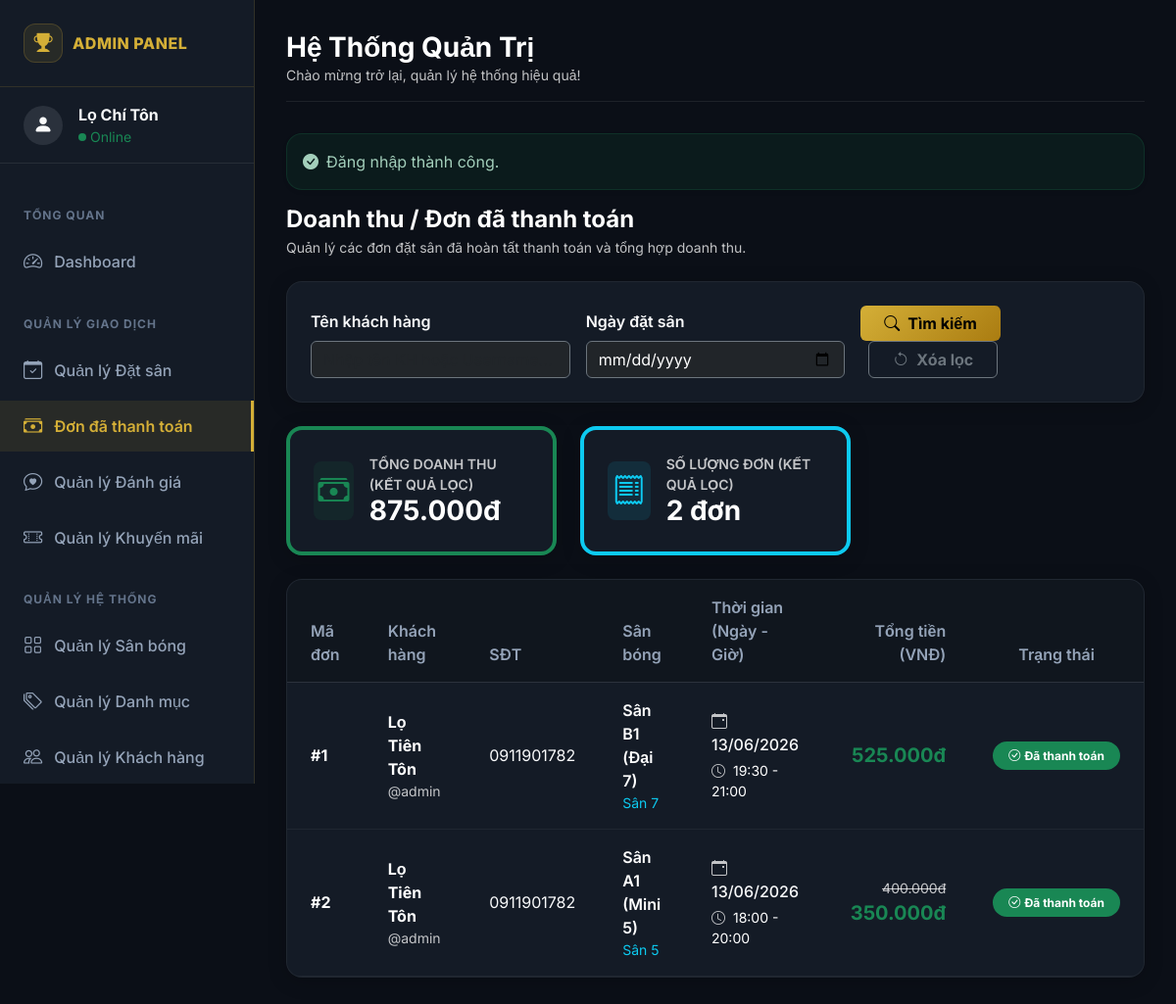
Screenshot of /index.php?controller=booking&action=paidBookings (signed in) with the database file from the repository.
### tables this page shows
CREATE TABLE IF NOT EXISTS `bookings` (
  `id` int NOT NULL AUTO_INCREMENT,
  `user_id` int DEFAULT NULL,
  `voucher_id` int DEFAULT NULL,
  `pitch_id` int NOT NULL,
  `customer_name` varchar(255) NOT NULL,
  `customer_phone` varchar(20) NOT NULL,
  `booking_date` date NOT NULL,
  `start_time` time NOT NULL,
  `end_time` time NOT NULL,
  `total_price` decimal(12,2) NOT NULL DEFAULT '0.00',
  `discount_amount` decimal(10,2) NOT NULL DEFAULT '0.00',
  `status` enum('PENDING','CONFIRMED','CANCELLED','PAID') NOT NULL DEFAULT 'PENDING',
  `created_at` timestamp NULL DEFAULT CURRENT_TIMESTAMP,
  PRIMARY KEY (`id`),
  KEY `fk_bookings_user` (`user_id`),
  KEY `fk_bookings_pitch` (`pitch_id`)
);

CREATE TABLE IF NOT EXISTS `users` (
  `id` int NOT NULL AUTO_INCREMENT,
  `username` varchar(50) NOT NULL,
  `password_hash` varchar(255) NOT NULL,
  `fullname` varchar(255) NOT NULL,
  `phone` varchar(20) NOT NULL,
  `role` enum('customer','admin') NOT NULL DEFAULT 'customer',
  `created_at` timestamp NULL DEFAULT CURRENT_TIMESTAMP,
  `status` enum('active','locked') NOT NULL DEFAULT 'active',
  PRIMARY KEY (`id`),
  UNIQUE KEY `username` (`username`)
);

CREATE TABLE IF NOT EXISTS `pitches` (
  `id` int NOT NULL AUTO_INCREMENT,
  `name` varchar(255) NOT NULL,
  `category_id` int NOT NULL,
  `price_per_hour` decimal(10,2) NOT NULL,
  `status` enum('active','maintenance') NOT NULL DEFAULT 'active',
  `created_at` timestamp NULL DEFAULT CURRENT_TIMESTAMP,
  `image` varchar(255) DEFAULT NULL,
  PRIMARY KEY (`id`),
  KEY `fk_pitches_category` (`category_id`)
);

CREATE TABLE IF NOT EXISTS `categories` (
  `id` int NOT NULL AUTO_INCREMENT,
  `name` varchar(255) NOT NULL,
  `description` text,
  `created_at` timestamp NULL DEFAULT CURRENT_TIMESTAMP,
  PRIMARY KEY (`id`)
);

### app/controllers/BookingController.php (called while the page is built, shortened)
<?php
require_once dirname(__DIR__) . '/models/Booking.php';
class BookingController {
    private $bookingModel;
    public function __construct() {
        $this->bookingModel = new Booking();
    }
    public function paidBookings() {
        $searchName = trim($_GET['search'] ?? '');
        $filterDate = trim($_GET['date'] ?? '');
        $paidBookings = $this->bookingModel->getPaidBookings($searchName, $filterDate);
        $totalRevenue = 0;
        foreach ($paidBookings as $b) {
            $totalRevenue += (float)$b['total_price'];
        }
        include dirname(__DIR__) . '/views/layouts/admin_header.php';
        include dirname(__DIR__) . '/views/admin/paid_bookings.php';
        include dirname(__DIR__) . '/views/layouts/admin_footer.php';
    }
}

### app/models/Database.php (called while the page is built)
<?php
class Database {
    private static $instance = null;
    private $conn;
    private function __construct() {
        $host = DB_HOST;
        $db   = DB_NAME;
        $user = DB_USER;
        $pass = DB_PASS;
        $charset = 'utf8mb4';
        $dsn = "mysql:host=$host;dbname=$db;charset=$charset";
        $options = [
            PDO::ATTR_ERRMODE            => PDO::ERRMODE_EXCEPTION,
            PDO::ATTR_DEFAULT_FETCH_MODE => PDO::FETCH_ASSOC,
            PDO::ATTR_EMULATE_PREPARES   => false,
        ];
        try {
            $this->conn = new PDO($dsn, $user, $pass, $options);
        } catch (PDOException $e) {
            throw new PDOException($e->getMessage(), (int)$e->getCode());
        }
    }
    public static function getInstance() {
        if (self::$instance === null) {
            self::$instance = new Database();
        }
        return self::$instance;
    }
    public function getConnection() {
        return $this->conn;
    }
}

### app/models/Booking.php (called while the page is built, shortened)
<?php
require_once dirname(__DIR__) . '/models/Database.php';
class Booking {
    private $conn;
    private $table_name = 'bookings';
    public function __construct() {
        $database = Database::getInstance();
        $this->conn = $database->getConnection();
    }
    public function getPaidBookings($searchName = '', $filterDate = '') {
        $query = "SELECT b.id, b.booking_date, b.start_time, b.end_time, b.total_price, b.status, b.created_at,
                         b.customer_name, b.customer_phone, b.discount_amount, b.voucher_id,
                         p.name AS pitch_name, c.name AS pitch_type,
                         u.username AS user_username
                  FROM " . $this->table_name . " b
                  INNER JOIN pitches p ON p.id = b.pitch_id
                  LEFT JOIN categories c ON p.category_id = c.id
                  LEFT JOIN users u ON u.id = b.user_id
                  WHERE b.status = 'PAID'";
        $params = [];
        $query .= " ORDER BY b.booking_date DESC, b.start_time DESC";
        $stmt = $this->conn->prepare($query);
        $stmt->execute($params);
        return $stmt->fetchAll();
    }
}

### app/views/admin/paid_bookings.php (the view, shortened to what this page needs)
<div class="d-flex flex-wrap align-items-center justify-content-between gap-2 mb-4">
    <div>
        <h4 class="fw-bold text-white mb-1">Doanh thu / Đơn đã thanh toán</h4>
        <div class="text-muted small">Quản lý các đơn đặt sân đã hoàn tất thanh toán và tổng hợp doanh thu.</div>
    </div>
</div>
<div class="admin-card mb-4 p-4">
    <form method="GET" action="<?= BASE_URL ?>index.php" class="row g-3 align-items-end">
        <div class="col-md-4">
            <label for="search" class="form-label text-light fw-semibold">Tên khách hàng</label>
            <input type="text" class="form-control bg-dark text-white border-secondary" id="search" name="search" value="<?= htmlspecialchars($_GET['search'] ?? '', ENT_QUOTES, 'UTF-8') ?>" placeholder="Nhập tên KH hoặc Username...">
        </div>
        <div class="col-md-4">
            <label for="date" class="form-label text-light fw-semibold">Ngày đặt sân</label>
            <input type="date" class="form-control bg-dark text-white border-secondary" id="date" name="date" value="<?= htmlspecialchars($_GET['date'] ?? '', ENT_QUOTES, 'UTF-8') ?>">
        </div>
        <div class="col-md-4">
            <button type="submit" class="btn btn-gold fw-bold px-4"><i class="bi bi-search me-2"></i>Tìm kiếm</button>
            <a href="<?= BASE_URL ?>index.php?controller=booking&action=paidBookings" class="btn btn-outline-secondary fw-bold px-4 ms-2"><i class="bi bi-arrow-counterclockwise me-2"></i>Xóa lọc</a>
        </div>
    </form>
</div>
<div class="row mb-4">
    <div class="col-md-4">
        <div class="admin-card p-4 d-flex align-items-center gap-3 border-start border-4 border-success">
            <div class="bg-success bg-opacity-10 text-success rounded-3 d-flex align-items-center justify-content-center" style="width: 60px; height: 60px;">
                <i class="bi bi-cash-stack fs-2"></i>
            </div>
            <div>
                <div class="text-muted fw-semibold small text-uppercase">Tổng doanh thu (Kết quả lọc)</div>
                <h3 class="fw-bold text-white mb-0"><?= number_format($totalRevenue, 0, ',', '.') ?>đ</h3>
            </div>
        </div>
    </div>
    <div class="col-md-4">
        <div class="admin-card p-4 d-flex align-items-center gap-3 border-start border-4 border-info">
            <div class="bg-info bg-opacity-10 text-info rounded-3 d-flex align-items-center justify-content-center" style="width: 60px; height: 60px;">
                <i class="bi bi-receipt fs-2"></i>
            </div>
            <div>
                <div class="text-muted fw-semibold small text-uppercase">Số lượng đơn (Kết quả lọc)</div>
                <h3 class="fw-bold text-white mb-0"><?= count($paidBookings) ?> đơn</h3>
            </div>
        </div>
    </div>
</div>
<div class="admin-card overflow-hidden">
    <div class="table-responsive">
        <table class="table table-dark table-hover mb-0 align-middle">
            <thead>
                <tr>
                    <th scope="col" class="px-4 py-3">Mã đơn</th>
                    <th scope="col" class="px-4 py-3">Khách hàng</th>
                    <th scope="col" class="px-4 py-3">SĐT</th>
                    <th scope="col" class="px-4 py-3">Sân bóng</th>
                    <th scope="col" class="px-4 py-3">Thời gian (Ngày - Giờ)</th>
                    <th scope="col" class="px-4 py-3 text-end">Tổng tiền (VNĐ)</th>
                    <th scope="col" class="px-4 py-3 text-center">Trạng thái</th>
                </tr>
            </thead>
            <tbody>
                <?php if (empty($paidBookings)): ?>
                    <tr>
                        <td colspan="7" class="text-center py-5 text-muted">
                            <i class="bi bi-inbox fs-1 d-block mb-3 opacity-50"></i>
                            Không tìm thấy đơn hàng đã thanh toán nào phù hợp.
                        </td>
                    </tr>
                <?php else: ?>
                    <?php foreach ($paidBookings as $b): ?>
                        <tr>
                            <td class="px-4 py-3 fw-bold text-gold">#<?= $b['id'] ?></td>
                            <td class="px-4 py-3">
                                <div class="fw-bold text-white"><?= htmlspecialchars($b['customer_name'], ENT_QUOTES, 'UTF-8') ?></div>
                                <?php if ($b['user_username']): ?>
                                    <div class="small text-muted">@<?= htmlspecialchars($b['user_username'], ENT_QUOTES, 'UTF-8') ?></div>
                                <?php else: ?>
                                    <div class="small text-secondary">Khách vãng lai</div>
                                <?php endif; ?>
                            </td>
                            <td class="px-4 py-3 text-light"><?= htmlspecialchars($b['customer_phone'], ENT_QUOTES, 'UTF-8') ?></td>
                            <td class="px-4 py-3">
                                <div class="fw-semibold text-white"><?= htmlspecialchars($b['pitch_name'], ENT_QUOTES, 'UTF-8') ?></div>
                                <div class="small text-info"><?= htmlspecialchars($b['pitch_type'] ?? 'Không rõ', ENT_QUOTES, 'UTF-8') ?></div>
                            </td>
                            <td class="px-4 py-3">
                                <div class="text-light fw-medium"><i class="bi bi-calendar-event me-2 text-muted"></i><?= date('d/m/Y', strtotime($b['booking_date'])) ?></div>
                                <div class="small text-gold mt-1"><i class="bi bi-clock me-2 text-muted"></i><?= date('H:i', strtotime($b['start_time'])) ?> - <?= date('H:i', strtotime($b['end_time'])) ?></div>
                            </td>
                            <td class="px-4 py-3 text-end">
                                <?php if ((float)$b['discount_amount'] > 0): ?>
                                    <div class="text-decoration-line-through text-muted small"><?= number_format($b['total_price'] + $b['discount_amount'], 0, ',', '.') ?>đ</div>
                                    <div class="fw-bold text-success fs-5"><?= number_format($b['total_price'], 0, ',', '.') ?>đ</div>
                                <?php else: ?>
                                    <div class="fw-bold text-success fs-5"><?= number_format($b['total_price'], 0, ',', '.') ?>đ</div>
                                <?php endif; ?>
                            </td>
                            <td class="px-4 py-3 text-center">
                                <span class="badge rounded-pill bg-success px-3 py-2">
                                    <i class="bi bi-check-circle me-1"></i>Đã thanh toán
                                </span>
                            </td>
                        </tr>
                    <?php endforeach; ?>
                <?php endif; ?>
            </tbody>
        </table>
    </div>
</div>

### app/views/layouts/admin_header.php (style rules this page uses)
:root { --dark-bg: #0b0f17; --card-bg: #141b26; --gold: #d4af37; --gold-hover: #f3e5ab; --sidebar-width: 260px; }
body { font-family: 'Inter', sans-serif; background: var(--dark-bg); color: #ffffff; overflow-x: hidden; }
.text-muted { color: rgba(255, 255, 255, 0.75) !important; }
.admin-card { background-color: var(--card-bg); border: 1px solid rgba(255, 255, 255, 0.05); border-radius: 16px; box-shadow: 0 4px 20px rgba(0, 0, 0, 0.2); }
.table { color: #e2e8f0; margin-bottom: 0; }
.table th { background-color: rgba(0,0,0,0.2) !important; color: #94a3b8 !important; border-bottom: 1px solid rgba(255, 255, 255, 0.1) !important; font-weight: 600; padding: 1rem; }
.table td { background-color: transparent !important; border-bottom: 1px solid rgba(255, 255, 255, 0.05) !important; vertical-align: middle; padding: 1rem; }
.btn-gold { background: linear-gradient(135deg, #d4af37, #aa7c11); color: #000 !important; border: none; font-weight: 800; transition: all 0.3s ease; }

### rows the page displays
bookings: id "1", customer_name "Lọ Tiên Tôn", user.username "admin", customer_phone "0911901782", pitch.name "Sân B1 (Đại 7)", categories.name "Sân 7", booking_date "13/06/2026", start_time "19:30", end_time "21:00", total_price "525.000"
bookings: id "2", customer_name "Lọ Tiên Tôn", user.username "admin", customer_phone "0911901782", pitch.name "Sân A1 (Mini 5)", categories.name "Sân 5", booking_date "13/06/2026", start_time "18:00", end_time "20:00", $b['total_price'] + $b['discount_amount'] "400.000", total_price "350.000"

### other values shown
$_SESSION['user']['fullname'] "Lọ Chí Tôn"
$flashSuccess "Đăng nhập thành công."
$totalRevenue "875.000"
count($paidBookings) "2"
